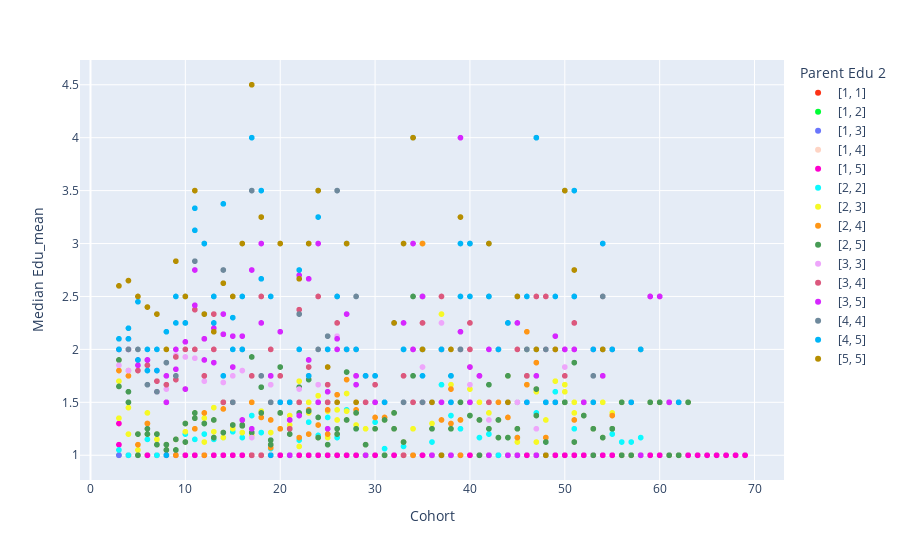

The cell this chart's notebook holds for it:
### Code cell
import plotly.express as px

agg_ls["Parent Edu 2"] = agg_ls["Parent Edu 2"].astype(str)
data = agg_ls[agg_ls['Scenario'] == 1]
fig1 = px.scatter(data, x='Cohort', y='Median Edu_mean', color='Parent Edu 2',
                 color_discrete_sequence=px.colors.qualitative.Light24)

agg_ls["Parent Edu 2"] = agg_ls["Parent Edu 2"].astype(str)
data = agg_ls[agg_ls['Scenario'] == 2]
fig2 = px.scatter(data, x='Cohort', y='Median Edu_mean', color='Parent Edu 2',
                 color_discrete_sequence=px.colors.qualitative.Light24)

agg_ls["Parent Edu 2"] = agg_ls["Parent Edu 2"].astype(str)
data = agg_ls[agg_ls['Scenario'] == 3]
fig3 = px.scatter(data, x='Cohort', y='Median Edu_mean', color='Parent Edu 2',
                 color_discrete_sequence=px.colors.qualitative.Light24)

fig1.show()
fig2.show()
fig3.show()

### Figure 1 — Plotly figure (JSON) as saved in the notebook; plotly's stock layout.template omitted (floating-point values rounded to 4 significant figures; data arrays with more than 128 entries replaced by an {"elided": "..."} marker saying what was removed)
{"data": [{"hovertemplate": "Parent Edu 2=[1, 1]<br>Cohort=%{x}<br>Median Edu_mean=%{y}<extra></extra>", "legendgroup": "[1, 1]", "marker": {"color": "#FD3216", "symbol": "circle"}, "mode": "markers", "name": "[1, 1]", "showlegend": true, "type": "scattergl", "x": [3, 4, 5, 6, 7, 8, 9, 10, 11, 12, 13, 14, 15, 16, 17, 18, 19, 20, 21, 22, 23, 24, 25, 26, 27, 28, 29, 30, 31, 32, 33, 34, 35, 36, 37, 38, 39, 40, 41, 42, 43, 44, 45, 46, 47, 48, 49, 50, 51, 52, 53, 54, 55, 56, 57, 58, 59, 60, 61, 62, 63, 64, 65, 66, 67, 68, 69], "xaxis": "x", "y": [1, 1, 1, 1, 1, 1, 1, 1, 1, 1, 1, 1, 1, 1, 1, 1, 1, 1, 1, 1, 1, 1, 1, 1, 1, 1, 1, 1, 1, 1, 1, 1, 1, 1, 1, 1, 1, 1, 1, 1, 1, 1, 1, 1, 1, 1, 1, 1, 1, 1, 1, 1, 1, 1, 1, 1, 1, 1, 1, 1, 1, 1, 1, 1, 1, 1, 1], "yaxis": "y"}, {"hovertemplate": "Parent Edu 2=[1, 2]<br>Cohort=%{x}<br>Median Edu_mean=%{y}<extra></extra>", "legendgroup": "[1, 2]", "marker": {"color": "#00FE35", "symbol": "circle"}, "mode": "markers", "name": "[1, 2]", "showlegend": true, "type": "scattergl", "x": {"elided": "134 int values"}, "xaxis": "x", "y": {"elided": "134 int values"}, "yaxis": "y"}, {"hovertemplate": "Parent Edu 2=[1, 3]<br>Cohort=%{x}<br>Median Edu_mean=%{y}<extra></extra>", "legendgroup": "[1, 3]", "marker": {"color": "#6A76FC", "symbol": "circle"}, "mode": "markers", "name": "[1, 3]", "showlegend": true, "type": "scattergl", "x": {"elided": "134 int values"}, "xaxis": "x", "y": {"elided": "134 int values"}, "yaxis": "y"}, {"hovertemplate": "Parent Edu 2=[1, 4]<br>Cohort=%{x}<br>Median Edu_mean=%{y}<extra></extra>", "legendgroup": "[1, 4]", "marker": {"color": "#FED4C4", "symbol": "circle"}, "mode": "markers", "name": "[1, 4]", "showlegend": true, "type": "scattergl", "x": {"elided": "134 int values"}, "xaxis": "x", "y": {"elided": "134 float values"}, "yaxis": "y"}, {"hovertemplate": "Parent Edu 2=[1, 5]<br>Cohort=%{x}<br>Median Edu_mean=%{y}<extra></extra>", "legendgroup": "[1, 5]", "marker": {"color": "#FE00CE", "symbol": "circle"}, "mode": "markers", "name": "[1, 5]", "showlegend": true, "type": "scattergl", "x": {"elided": "134 int values"}, "xaxis": "x", "y": {"elided": "134 float values"}, "yaxis": "y"}, {"hovertemplate": "Parent Edu 2=[2, 2]<br>Cohort=%{x}<br>Median Edu_mean=%{y}<extra></extra>", "legendgroup": "[2, 2]", "marker": {"color": "#0DF9FF", "symbol": "circle"}, "mode": "markers", "name": "[2, 2]", "showlegend": true, "type": "scattergl", "x": [3, 4, 5, 6, 7, 8, 9, 10, 11, 12, 13, 14, 15, 16, 17, 18, 19, 20, 21, 22, 23, 24, 25, 26, 27, 28, 29, 30, 31, 32, 33, 34, 35, 36, 37, 38, 39, 40, 41, 42, 43, 44, 45, 46, 47, 48, 49, 50, 51, 52, 53, 54, 55, 56, 57, 58, 59, 60, 61, 62, 63, 64, 65, 66, 67, 68, 69], "xaxis": "x", "y": [1.05, 1, 1, 1.15, 1, 1.1, 1.05, 1.2, 1.15, 1.2, 1.15, 1.167, 1.222, 1.167, 1.375, 1.214, 1.062, 1.4, 1.25, 1.143, 1.312, 1.188, 1.357, 1.167, 1.429, 1.25, 1, 1.312, 1.062, 1.4, 1.083, 1, 3, 1.125, 1.667, 1.375, 1.25, 1.375, 1.167, 1.2, 1, 1.167, 1.167, 2, 1.4, 1.125, 1.6, 1.5, 1.25, 1.375, 1.25, 1.167, 1.2, 1.125, 1.125, 1.167, 1.5, 1.5, 1, 1, 1.5, null, null, null, null, null, null], "yaxis": "y"}, {"hovertemplate": "Parent Edu 2=[2, 3]<br>Cohort=%{x}<br>Median Edu_mean=%{y}<extra></extra>", "legendgroup": "[2, 3]", "marker": {"color": "#F6F926", "symbol": "circle"}, "mode": "markers", "name": "[2, 3]", "showlegend": true, "type": "scattergl", "x": {"elided": "134 int values"}, "xaxis": "x", "y": {"elided": "134 float values"}, "yaxis": "y"}, {"hovertemplate": "Parent Edu 2=[2, 4]<br>Cohort=%{x}<br>Median Edu_mean=%{y}<extra></extra>", "legendgroup": "[2, 4]", "marker": {"color": "#FF9616", "symbol": "circle"}, "mode": "markers", "name": "[2, 4]", "showlegend": true, "type": "scattergl", "x": {"elided": "134 int values"}, "xaxis": "x", "y": {"elided": "134 float values"}, "yaxis": "y"}, {"hovertemplate": "Parent Edu 2=[2, 5]<br>Cohort=%{x}<br>Median Edu_mean=%{y}<extra></extra>", "legendgroup": "[2, 5]", "marker": {"color": "#479B55", "symbol": "circle"}, "mode": "markers", "name": "[2, 5]", "showlegend": true, "type": "scattergl", "x": {"elided": "134 int values"}, "xaxis": "x", "y": {"elided": "134 float values"}, "yaxis": "y"}, {"hovertemplate": "Parent Edu 2=[3, 3]<br>Cohort=%{x}<br>Median Edu_mean=%{y}<extra></extra>", "legendgroup": "[3, 3]", "marker": {"color": "#EEA6FB", "symbol": "circle"}, "mode": "markers", "name": "[3, 3]", "showlegend": true, "type": "scattergl", "x": [3, 4, 5, 6, 7, 8, 9, 10, 11, 12, 13, 14, 15, 16, 17, 18, 19, 20, 21, 22, 23, 24, 25, 26, 27, 28, 29, 30, 31, 32, 33, 34, 35, 36, 37, 38, 39, 40, 41, 42, 43, 44, 45, 46, 47, 48, 49, 50, 51, 52, 53, 54, 55, 56, 57, 58, 59, 60, 61, 62, 63, 64, 65, 66, 67, 68, 69], "xaxis": "x", "y": [1.85, 1.8, 1.9, 1.85, 1.7, 1.625, 1.944, 1.929, 1.917, 1.7, 2, 1.688, 1.75, 1.8, 1.167, 1, 1.667, 1.5, 1.25, 1.625, 1.9, 1.667, 1.25, 2.125, 2, 1.5, 1.5, 1.5, null, null, 1.5, 1.5, 1.833, 1, 2.25, 1, 2, 1.667, 1.75, 1.333, null, 1, 1.5, 1.5, 1.25, 2, 2, 1.833, 2.25, 1.5, 2, 2, 2, null, null, 1, 2.5, 2.5, 1.5, null, null, null, null, null, null, null, null], "yaxis": "y"}, {"hovertemplate": "Parent Edu 2=[3, 4]<br>Cohort=%{x}<br>Median Edu_mean=%{y}<extra></extra>", "legendgroup": "[3, 4]", "marker": {"color": "#DC587D", "symbol": "circle"}, "mode": "markers", "name": "[3, 4]", "showlegend": true, "type": "scattergl", "x": {"elided": "134 int values"}, "xaxis": "x", "y": {"elided": "134 float values"}, "yaxis": "y"}, {"hovertemplate": "Parent Edu 2=[3, 5]<br>Cohort=%{x}<br>Median Edu_mean=%{y}<extra></extra>", "legendgroup": "[3, 5]", "marker": {"color": "#D626FF", "symbol": "circle"}, "mode": "markers", "name": "[3, 5]", "showlegend": true, "type": "scattergl", "x": {"elided": "134 int values"}, "xaxis": "x", "y": {"elided": "134 float values"}, "yaxis": "y"}, {"hovertemplate": "Parent Edu 2=[4, 4]<br>Cohort=%{x}<br>Median Edu_mean=%{y}<extra></extra>", "legendgroup": "[4, 4]", "marker": {"color": "#6E899C", "symbol": "circle"}, "mode": "markers", "name": "[4, 4]", "showlegend": true, "type": "scattergl", "x": [3, 4, 5, 6, 7, 8, 9, 10, 11, 12, 13, 14, 15, 16, 17, 18, 19, 20, 21, 22, 23, 24, 25, 26, 27, 28, 29, 30, 31, 32, 33, 34, 35, 36, 37, 38, 39, 40, 41, 42, 43, 44, 45, 46, 47, 48, 49, 50, 51, 52, 53, 54, 55, 56, 57, 58, 59, 60, 61, 62, 63, 64, 65, 66, 67, 68, 69], "xaxis": "x", "y": [2, 2, 2, 1.667, 1.6, 1.875, 1.75, 2.25, 2.833, 3, 2.5, 2.75, 1.5, 2, 3.5, 1.75, 1.5, 1.5, 1.5, 2.333, 1.75, 2, 2.125, 3.5, 2, 2.5, 1.75, 1.75, 1.5, null, 1.5, null, 1.5, null, 2, 1.5, 2, 3, null, 2.5, 2, 2.25, null, 2, 4, 2, null, null, 2.5, null, 1.75, 2.5, 2, null, 1.5, 2, null, null, null, 1.5, null, null, null, null, null, null, null], "yaxis": "y"}, {"hovertemplate": "Parent Edu 2=[4, 5]<br>Cohort=%{x}<br>Median Edu_mean=%{y}<extra></extra>", "legendgroup": "[4, 5]", "marker": {"color": "#00B5F7", "symbol": "circle"}, "mode": "markers", "name": "[4, 5]", "showlegend": true, "type": "scattergl", "x": {"elided": "134 int values"}, "xaxis": "x", "y": {"elided": "134 float values"}, "yaxis": "y"}, {"hovertemplate": "Parent Edu 2=[5, 5]<br>Cohort=%{x}<br>Median Edu_mean=%{y}<extra></extra>", "legendgroup": "[5, 5]", "marker": {"color": "#B68E00", "symbol": "circle"}, "mode": "markers", "name": "[5, 5]", "showlegend": true, "type": "scattergl", "x": [3, 4, 5, 6, 7, 8, 9, 10, 11, 12, 13, 14, 15, 16, 17, 18, 19, 20, 21, 22, 23, 24, 25, 26, 27, 28, 29, 30, 31, 32, 33, 34, 35, 36, 37, 38, 39, 40, 41, 42, 43, 44, 45, 46, 47, 48, 49, 50, 51, 52, 53, 54, 55, 56, 57, 58, 59, 60, 61, 62, 63, 64, 65, 66, 67, 68, 69], "xaxis": "x", "y": [2.6, 2.65, 2.5, 2.4, 2.333, 2, 2.833, 2.5, 3.5, 2.333, 2.167, 2.625, 2.5, 3, 4.5, 3.25, null, 3, null, 2.667, 3, 3.5, 1.833, 1.5, 3, 1.5, null, null, null, 2.25, 3, 4, 2, 1.5, 1, 2, 3.25, null, null, 3, null, 1.5, 2.5, null, 2, 1, 2, 3.5, 2.75, null, null, 2, null, null, null, null, null, null, null, null, null, null, null, null, null, null, null], "yaxis": "y"}], "layout": {"autosize": true, "legend": {"title": {"text": "Parent Edu 2"}, "tracegroupgap": 0}, "margin": {"t": 60}, "xaxis": {"anchor": "y", "autorange": true, "domain": [0, 1], "range": [-1.037, 73.04], "title": {"text": "Cohort"}, "type": "linear"}, "yaxis": {"anchor": "x", "autorange": true, "domain": [0, 1], "range": [0.729, 4.771], "title": {"text": "Median Edu_mean"}, "type": "linear"}}}
